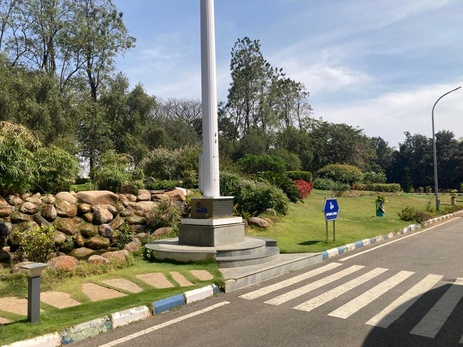
#> input picture Images/Panorama/first.jpg, 463 x 347 px, shrunk from 1024 x 768 before the run; its folder holds 3 pictures in this run
$ python panorama.py
#> lines starting #> are read from the running program, lines starting #| are printed output that depends on the picture; after the words box and inside, x2 and y2 are one past the last pixel; in counts of white or black regions, pixels touching at a corner belong together
import numpy as np
import cv2
import os
import glob
import imutils

# Get all images from the specified folder.
image_paths = glob.glob('.\Images\Panorama\\*.jpg')
images = []

# Read and show each image.
for image in image_paths:
    img = cv2.imread(image)
#> img is the input picture: shape (347, 463, 3); mean B, G, R 119, 132.8, 132.4
    images.append(img)

sift = cv2.SIFT_create()

# Detect and display keypoints on each input image.
for idx, img in enumerate(images):
    kp, des = sift.detectAndCompute(img, None)
    print(f"Image {idx+1} ({image_paths[idx]}): {len(kp)} keypoints detected.")
    img_with_kp = cv2.drawKeypoints(img, kp, None, flags=cv2.DRAW_MATCHES_FLAGS_DRAW_RICH_KEYPOINTS)
    cv2.imwrite(".\Panorama\\richkeypoints.png", img_with_kp)
#> this loop made 3 passes
#| Image 1 (./Images/Panorama/first.jpg): 1482 keypoints detected.
#| Image 2 (./Images/Panorama/second.jpg): 2421 keypoints detected.
#| Image 3 (./Images/Panorama/third.jpg): 1914 keypoints detected.


# Create a Stitcher object and stitch the images.
imageStitcher = cv2.Stitcher_create()
error, stitched_img = imageStitcher.stitch(images)
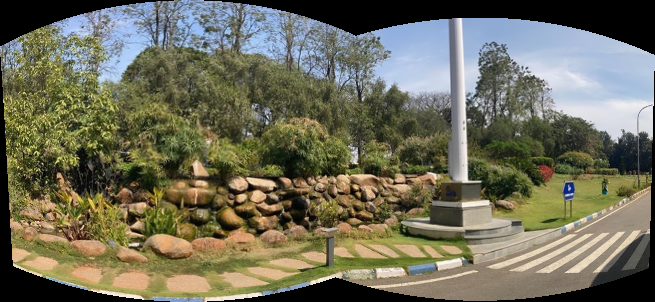
#> stitched_img: shape (302, 655, 3); mean of channels 0, 1, 2 89.9, 109.5, 111.3; drawn as B, G, R
#> error = 0

if not error:
    # Save and display the raw stitched image.
    cv2.imwrite(".\Panorama\\stitchedOutput.png", stitched_img)

    # Process the stitched image.
    stitched_img = cv2.copyMakeBorder(stitched_img, 10, 10, 10, 10, cv2.BORDER_CONSTANT, (0, 0, 0))
#> stitched_img: shape (322, 675, 3)
    gray = cv2.cvtColor(stitched_img, cv2.COLOR_BGR2GRAY)
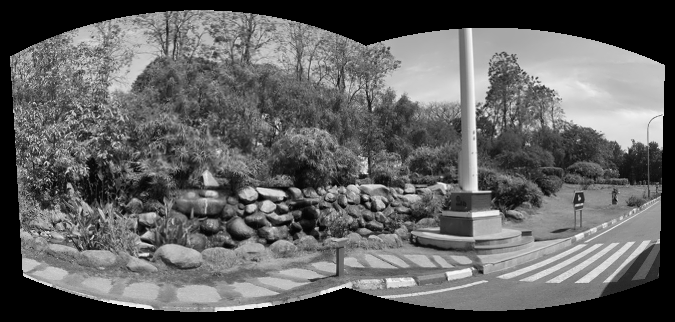
#> gray: shape (322, 675); min 0, max 249, mean 98.1
    thresh_img = cv2.threshold(gray, 0, 255, cv2.THRESH_BINARY)[1]
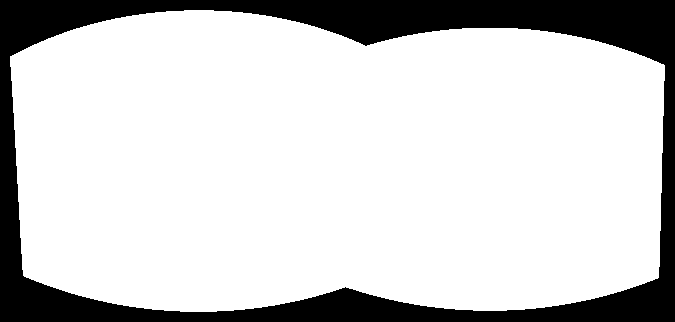
#> thresh_img: shape (322, 675); 80.8% white; 1 black region
    cv2.imwrite(".\Panorama\\thresh_image.png", stitched_img)

    contours = cv2.findContours(thresh_img.copy(), cv2.RETR_EXTERNAL, cv2.CHAIN_APPROX_SIMPLE)
#> contours = 1 contour; box (x1, y1, x2, y2) and area: (10, 10, 665, 312) 174716
    contours = imutils.grab_contours(contours)
    areaOI = max(contours, key=cv2.contourArea)
#> areaOI = contour of 548 points, box (x1, y1, x2, y2) (10, 10, 665, 312), area 174716

    mask = np.zeros(thresh_img.shape, dtype="uint8")
    x, y, w, h = cv2.boundingRect(areaOI)
#> x = 10; y = 10; w = 655; h = 302
    cv2.rectangle(mask, (x, y), (x + w, y + h), 255, -1)
#> mask: shape (322, 675); 91.5% white; 1 black region, box (x1, y1, x2, y2) and area: (0, 0, 675, 322) 18582

    minRectangle = mask.copy()
    sub = mask.copy()

    # Erode the mask until we get the minimum rectangle.
    while cv2.countNonZero(sub) > 0:
        minRectangle = cv2.erode(minRectangle, None)
        sub = cv2.subtract(minRectangle, thresh_img)
#> this loop made 40 passes
#> pass 1, `sub = cv2.subtract(minRectangle, thresh_img)`:
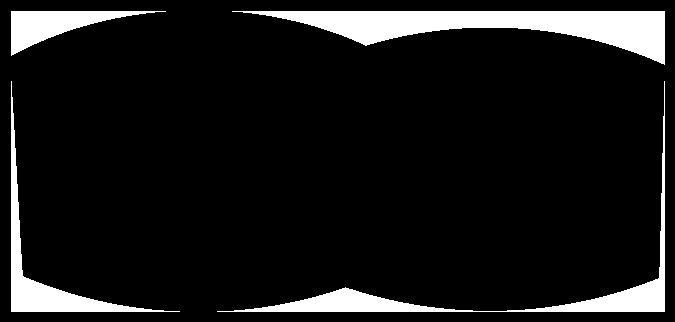
#> sub: shape (322, 675); 9.8% white; 4 white regions, box (x1, y1, x2, y2) and area: (232, 11, 665, 65) 9643, (217, 81, 665, 312) 5337, (11, 81, 180, 312) 3719, (11, 11, 166, 56) 2619
#> after the loop:
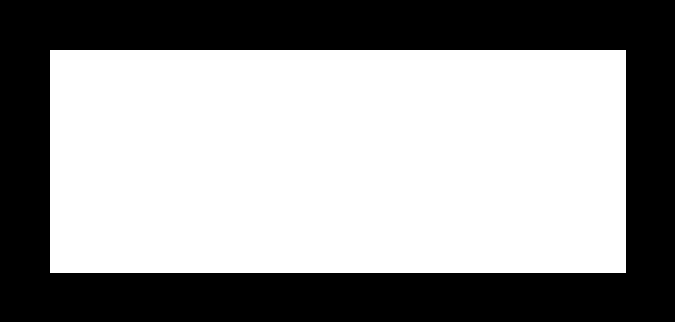
#> minRectangle: shape (322, 675); 59.1% white; 1 black region

    contours = cv2.findContours(minRectangle.copy(), cv2.RETR_EXTERNAL, cv2.CHAIN_APPROX_SIMPLE)
#> contours = 1 contour; box (x1, y1, x2, y2) and area: (50, 50, 626, 273) 127650
    contours = imutils.grab_contours(contours)
#> contours = [[[50, 50], [50, 272], [625, 272], [625, 50]]]
    areaOI = max(contours, key=cv2.contourArea)
#> areaOI = [[50, 50], [50, 272], [625, 272], [625, 50]]
    cv2.imwrite(".\Panorama\\minRectangle.png", minRectangle)

    x, y, w, h = cv2.boundingRect(areaOI)
#> x = 50; y = 50; w = 576; h = 223
    stitched_img = stitched_img[y:y + h, x:x + w]
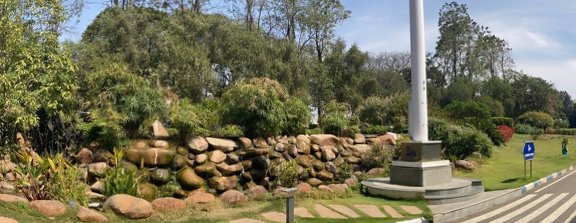
#> stitched_img: shape (223, 576, 3); mean of channels 0, 1, 2 90.2, 115.7, 118.4; drawn as B, G, R

    cv2.imwrite(".\Panorama\\stitchedOutputProcessed.png", stitched_img)
    cv2.imshow("Stitched_Img",stitched_img)
    cv2.waitKey(0)

    # Detects and displays keypoints on the processed stitched image.
    kp_final, des_final = sift.detectAndCompute(stitched_img, None)
#> kp_final = 1883 keypoints; strongest (x, y, size): (211, 148, 5.4), (529, 149, 2), (231, 144, 5.5), (96, 204, 3)
    print(f"Stitched Processed Image: {len(kp_final)} keypoints detected.")
#| Stitched Processed Image: 1883 keypoints detected.
    stitched_with_kp = cv2.drawKeypoints(stitched_img, kp_final, None, flags=cv2.DRAW_MATCHES_FLAGS_DRAW_RICH_KEYPOINTS)
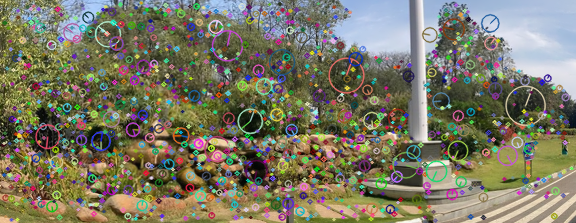
#> stitched_with_kp: shape (223, 576, 3); mean of channels 0, 1, 2 100.2, 120.1, 122.7; drawn as B, G, R
    cv2.imwrite(".\Panorama\\Stitched With KP.png", stitched_with_kp)
    print("Panorama is stitched")
    cv2.imshow("stitchedOutputProcessed_w.png",stitched_with_kp)
    cv2.waitKey(0)

else:
    print("Images could not be stitched!")
    print("Likely not enough keypoints being detected!")
